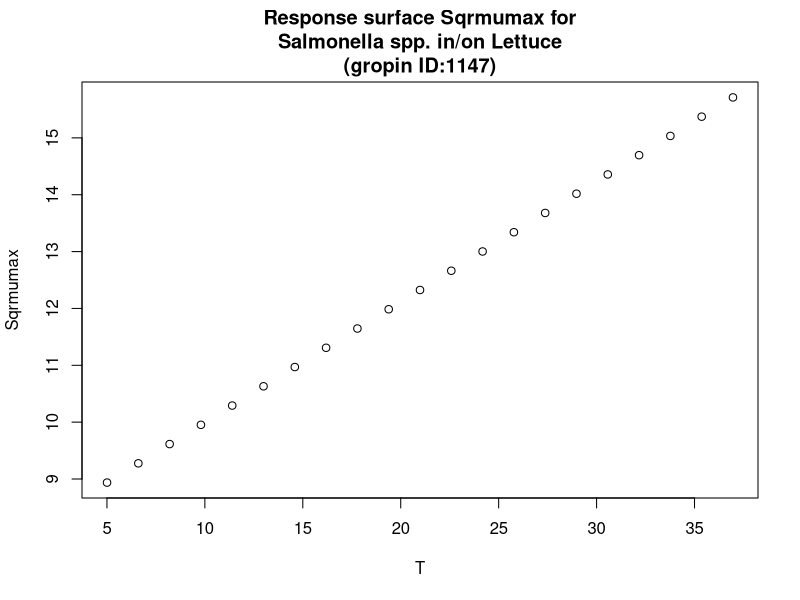

Write the R code that produced this figure.
#############################
# start of Parameter script
#############################
T <- seq(5.005,36.963036963037,length.out=21)
#############################
# end of Parameter script
#############################
############################# 
# start of Model script Gropin ID 1147 
#############################
 
# constant coefficients for this model
 
variables <- data.frame(T)
argumentsPar <- expand.grid(variables)
 
# heart of the model
response_surface <- function(T) {
   mumax <-0.212*(T+37.15)

return(mumax=mumax)
} 

# output parameters
responseSurface <- cbind(argumentsPar,response_surface(argumentsPar['T']))
colnames(responseSurface) <- c(colnames(argumentsPar),'Sqrmumax')
#############################
# End of Model script
#############################
############################# 
# start of Visualisation script Gropin ID 1147 
#############################
plot(T,responseSurface$'Sqrmumax',xlab='T',
                          ylab='Sqrmumax',main='Response surface Sqrmumax for
Salmonella spp. in/on Lettuce
(gropin ID:1147)')
#############################
# End of Visualisation script
#############################
